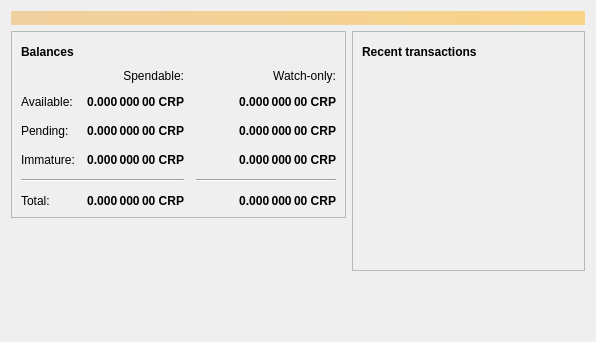
<?xml version="1.0" encoding="UTF-8"?>
<ui version="4.0">
 <class>OverviewPage</class>
 <widget class="QWidget" name="OverviewPage">
  <property name="geometry">
   <rect>
    <x>0</x>
    <y>0</y>
    <width>596</width>
    <height>342</height>
   </rect>
  </property>
  <property name="windowTitle">
   <string>Form</string>
  </property>
  <layout class="QVBoxLayout" name="topLayout">
   <item>
    <widget class="QLabel" name="labelAlerts">
     <property name="visible">
      <bool>false</bool>
     </property>
     <property name="styleSheet">
      <string notr="true">QLabel { background-color: qlineargradient(x1: 0, y1: 0, x2: 1, y2: 0, stop:0 #F0D0A0, stop:1 #F8D488); color:#000000; }</string>
     </property>
     <property name="wordWrap">
      <bool>true</bool>
     </property>
     <property name="margin">
      <number>3</number>
     </property>
     <property name="textInteractionFlags">
      <set>Qt::TextSelectableByMouse</set>
     </property>
    </widget>
   </item>
   <item>
    <layout class="QHBoxLayout" name="horizontalLayout" stretch="1,1">
     <item>
      <layout class="QVBoxLayout" name="verticalLayout_2">
       <item>
        <widget class="QFrame" name="frame">
         <property name="frameShape">
          <enum>QFrame::StyledPanel</enum>
         </property>
         <property name="frameShadow">
          <enum>QFrame::Raised</enum>
         </property>
         <layout class="QVBoxLayout" name="verticalLayout_4">
          <item>
           <layout class="QHBoxLayout" name="horizontalLayout_4">
            <item>
             <widget class="QLabel" name="label_5">
              <property name="font">
               <font>
                <weight>75</weight>
                <bold>true</bold>
               </font>
              </property>
              <property name="text">
               <string>Balances</string>
              </property>
             </widget>
            </item>
            <item>
             <widget class="QPushButton" name="labelWalletStatus">
              <property name="enabled">
               <bool>true</bool>
              </property>
              <property name="maximumSize">
               <size>
                <width>30</width>
                <height>16777215</height>
               </size>
              </property>
              <property name="toolTip">
               <string>The displayed information may be out of date. Your wallet automatically synchronizes with the Boxycoin network after a connection is established, but this process has not completed yet.</string>
              </property>
              <property name="text">
               <string/>
              </property>
              <property name="icon">
               <iconset resource="../bitcoin.qrc">
                <normaloff>:/icons/warning</normaloff>
                <disabledoff>:/icons/warning</disabledoff>:/icons/warning</iconset>
              </property>
              <property name="iconSize">
               <size>
                <width>24</width>
                <height>24</height>
               </size>
              </property>
              <property name="flat">
               <bool>true</bool>
              </property>
             </widget>
            </item>
            <item>
             <spacer name="horizontalSpacer_3">
              <property name="orientation">
               <enum>Qt::Horizontal</enum>
              </property>
              <property name="sizeHint" stdset="0">
               <size>
                <width>40</width>
                <height>20</height>
               </size>
              </property>
             </spacer>
            </item>
           </layout>
          </item>
          <item>
           <layout class="QGridLayout" name="gridLayout">
            <property name="spacing">
             <number>12</number>
            </property>
            <item row="2" column="2">
             <widget class="QLabel" name="labelWatchPending">
              <property name="font">
               <font>
                <weight>75</weight>
                <bold>true</bold>
               </font>
              </property>
              <property name="cursor">
               <cursorShape>IBeamCursor</cursorShape>
              </property>
              <property name="toolTip">
               <string>Unconfirmed transactions to watch-only addresses</string>
              </property>
              <property name="text">
               <string notr="true">0.000 000 00 CRP</string>
              </property>
              <property name="alignment">
               <set>Qt::AlignRight|Qt::AlignTrailing|Qt::AlignVCenter</set>
              </property>
              <property name="textInteractionFlags">
               <set>Qt::LinksAccessibleByMouse|Qt::TextSelectableByKeyboard|Qt::TextSelectableByMouse</set>
              </property>
             </widget>
            </item>
            <item row="2" column="1">
             <widget class="QLabel" name="labelUnconfirmed">
              <property name="font">
               <font>
                <weight>75</weight>
                <bold>true</bold>
               </font>
              </property>
              <property name="cursor">
               <cursorShape>IBeamCursor</cursorShape>
              </property>
              <property name="toolTip">
               <string>Total of transactions that have yet to be confirmed, and do not yet count toward the spendable balance</string>
              </property>
              <property name="text">
               <string notr="true">0.000 000 00 CRP</string>
              </property>
              <property name="alignment">
               <set>Qt::AlignRight|Qt::AlignTrailing|Qt::AlignVCenter</set>
              </property>
              <property name="textInteractionFlags">
               <set>Qt::LinksAccessibleByMouse|Qt::TextSelectableByKeyboard|Qt::TextSelectableByMouse</set>
              </property>
             </widget>
            </item>
            <item row="3" column="2">
             <widget class="QLabel" name="labelWatchImmature">
              <property name="font">
               <font>
                <weight>75</weight>
                <bold>true</bold>
               </font>
              </property>
              <property name="cursor">
               <cursorShape>IBeamCursor</cursorShape>
              </property>
              <property name="toolTip">
               <string>Mined balance in watch-only addresses that has not yet matured</string>
              </property>
              <property name="text">
               <string notr="true">0.000 000 00 CRP</string>
              </property>
              <property name="alignment">
               <set>Qt::AlignRight|Qt::AlignTrailing|Qt::AlignVCenter</set>
              </property>
              <property name="textInteractionFlags">
               <set>Qt::LinksAccessibleByMouse|Qt::TextSelectableByKeyboard|Qt::TextSelectableByMouse</set>
              </property>
             </widget>
            </item>
            <item row="4" column="0" colspan="2">
             <widget class="Line" name="line">
              <property name="orientation">
               <enum>Qt::Horizontal</enum>
              </property>
             </widget>
            </item>
            <item row="4" column="2">
             <widget class="Line" name="lineWatchBalance">
              <property name="sizePolicy">
               <sizepolicy hsizetype="Preferred" vsizetype="Fixed">
                <horstretch>0</horstretch>
                <verstretch>0</verstretch>
               </sizepolicy>
              </property>
              <property name="minimumSize">
               <size>
                <width>140</width>
                <height>0</height>
               </size>
              </property>
              <property name="orientation">
               <enum>Qt::Horizontal</enum>
              </property>
             </widget>
            </item>
            <item row="5" column="0">
             <widget class="QLabel" name="labelTotalText">
              <property name="text">
               <string>Total:</string>
              </property>
             </widget>
            </item>
            <item row="3" column="1">
             <widget class="QLabel" name="labelImmature">
              <property name="font">
               <font>
                <weight>75</weight>
                <bold>true</bold>
               </font>
              </property>
              <property name="cursor">
               <cursorShape>IBeamCursor</cursorShape>
              </property>
              <property name="toolTip">
               <string>Mined balance that has not yet matured</string>
              </property>
              <property name="text">
               <string notr="true">0.000 000 00 CRP</string>
              </property>
              <property name="alignment">
               <set>Qt::AlignRight|Qt::AlignTrailing|Qt::AlignVCenter</set>
              </property>
              <property name="textInteractionFlags">
               <set>Qt::LinksAccessibleByMouse|Qt::TextSelectableByKeyboard|Qt::TextSelectableByMouse</set>
              </property>
             </widget>
            </item>
            <item row="2" column="3">
             <spacer name="horizontalSpacer_2">
              <property name="orientation">
               <enum>Qt::Horizontal</enum>
              </property>
              <property name="sizeHint" stdset="0">
               <size>
                <width>40</width>
                <height>20</height>
               </size>
              </property>
             </spacer>
            </item>
            <item row="3" column="0">
             <widget class="QLabel" name="labelImmatureText">
              <property name="text">
               <string>Immature:</string>
              </property>
             </widget>
            </item>
            <item row="5" column="1">
             <widget class="QLabel" name="labelTotal">
              <property name="font">
               <font>
                <weight>75</weight>
                <bold>true</bold>
               </font>
              </property>
              <property name="cursor">
               <cursorShape>IBeamCursor</cursorShape>
              </property>
              <property name="toolTip">
               <string>Your current total balance</string>
              </property>
              <property name="text">
               <string notr="true">0.000 000 00 CRP</string>
              </property>
              <property name="alignment">
               <set>Qt::AlignRight|Qt::AlignTrailing|Qt::AlignVCenter</set>
              </property>
              <property name="textInteractionFlags">
               <set>Qt::LinksAccessibleByMouse|Qt::TextSelectableByKeyboard|Qt::TextSelectableByMouse</set>
              </property>
             </widget>
            </item>
            <item row="5" column="2">
             <widget class="QLabel" name="labelWatchTotal">
              <property name="font">
               <font>
                <weight>75</weight>
                <bold>true</bold>
               </font>
              </property>
              <property name="cursor">
               <cursorShape>IBeamCursor</cursorShape>
              </property>
              <property name="toolTip">
               <string>Current total balance in watch-only addresses</string>
              </property>
              <property name="text">
               <string notr="true">0.000 000 00 CRP</string>
              </property>
              <property name="alignment">
               <set>Qt::AlignRight|Qt::AlignTrailing|Qt::AlignVCenter</set>
              </property>
              <property name="textInteractionFlags">
               <set>Qt::LinksAccessibleByMouse|Qt::TextSelectableByKeyboard|Qt::TextSelectableByMouse</set>
              </property>
             </widget>
            </item>
            <item row="0" column="2">
             <widget class="QLabel" name="labelWatchonly">
              <property name="text">
               <string>Watch-only:</string>
              </property>
              <property name="alignment">
               <set>Qt::AlignRight|Qt::AlignTrailing|Qt::AlignVCenter</set>
              </property>
             </widget>
            </item>
            <item row="1" column="0">
             <widget class="QLabel" name="labelBalanceText">
              <property name="text">
               <string>Available:</string>
              </property>
             </widget>
            </item>
            <item row="1" column="1">
             <widget class="QLabel" name="labelBalance">
              <property name="font">
               <font>
                <weight>75</weight>
                <bold>true</bold>
               </font>
              </property>
              <property name="cursor">
               <cursorShape>IBeamCursor</cursorShape>
              </property>
              <property name="toolTip">
               <string>Your current spendable balance</string>
              </property>
              <property name="text">
               <string notr="true">0.000 000 00 CRP</string>
              </property>
              <property name="alignment">
               <set>Qt::AlignRight|Qt::AlignTrailing|Qt::AlignVCenter</set>
              </property>
              <property name="textInteractionFlags">
               <set>Qt::LinksAccessibleByMouse|Qt::TextSelectableByKeyboard|Qt::TextSelectableByMouse</set>
              </property>
             </widget>
            </item>
            <item row="1" column="2">
             <widget class="QLabel" name="labelWatchAvailable">
              <property name="font">
               <font>
                <weight>75</weight>
                <bold>true</bold>
               </font>
              </property>
              <property name="cursor">
               <cursorShape>IBeamCursor</cursorShape>
              </property>
              <property name="toolTip">
               <string>Your current balance in watch-only addresses</string>
              </property>
              <property name="text">
               <string notr="true">0.000 000 00 CRP</string>
              </property>
              <property name="alignment">
               <set>Qt::AlignRight|Qt::AlignTrailing|Qt::AlignVCenter</set>
              </property>
              <property name="textInteractionFlags">
               <set>Qt::LinksAccessibleByMouse|Qt::TextSelectableByKeyboard|Qt::TextSelectableByMouse</set>
              </property>
             </widget>
            </item>
            <item row="2" column="0">
             <widget class="QLabel" name="labelPendingText">
              <property name="text">
               <string>Pending:</string>
              </property>
             </widget>
            </item>
            <item row="0" column="1">
             <widget class="QLabel" name="labelSpendable">
              <property name="text">
               <string>Spendable:</string>
              </property>
              <property name="alignment">
               <set>Qt::AlignRight|Qt::AlignTrailing|Qt::AlignVCenter</set>
              </property>
             </widget>
            </item>
           </layout>
          </item>
         </layout>
        </widget>
       </item>
       <item>
        <spacer name="verticalSpacer">
         <property name="orientation">
          <enum>Qt::Vertical</enum>
         </property>
         <property name="sizeHint" stdset="0">
          <size>
           <width>20</width>
           <height>40</height>
          </size>
         </property>
        </spacer>
       </item>
      </layout>
     </item>
     <item>
      <layout class="QVBoxLayout" name="verticalLayout_3">
       <item>
        <widget class="QFrame" name="frame_2">
         <property name="frameShape">
          <enum>QFrame::StyledPanel</enum>
         </property>
         <property name="frameShadow">
          <enum>QFrame::Raised</enum>
         </property>
         <layout class="QVBoxLayout" name="verticalLayout">
          <item>
           <layout class="QHBoxLayout" name="horizontalLayout_2">
            <item>
             <widget class="QLabel" name="label_4">
              <property name="font">
               <font>
                <weight>75</weight>
                <bold>true</bold>
               </font>
              </property>
              <property name="text">
               <string>Recent transactions</string>
              </property>
             </widget>
            </item>
            <item>
             <widget class="QPushButton" name="labelTransactionsStatus">
              <property name="enabled">
               <bool>true</bool>
              </property>
              <property name="maximumSize">
               <size>
                <width>30</width>
                <height>16777215</height>
               </size>
              </property>
              <property name="toolTip">
               <string>The displayed information may be out of date. Your wallet automatically synchronizes with the Boxycoin network after a connection is established, but this process has not completed yet.</string>
              </property>
              <property name="text">
               <string/>
              </property>
              <property name="icon">
               <iconset resource="../bitcoin.qrc">
                <normaloff>:/icons/warning</normaloff>
                <disabledoff>:/icons/warning</disabledoff>:/icons/warning</iconset>
              </property>
              <property name="iconSize">
               <size>
                <width>24</width>
                <height>24</height>
               </size>
              </property>
              <property name="flat">
               <bool>true</bool>
              </property>
             </widget>
            </item>
            <item>
             <spacer name="horizontalSpacer">
              <property name="orientation">
               <enum>Qt::Horizontal</enum>
              </property>
              <property name="sizeHint" stdset="0">
               <size>
                <width>40</width>
                <height>20</height>
               </size>
              </property>
             </spacer>
            </item>
           </layout>
          </item>
          <item>
           <widget class="QListView" name="listTransactions">
            <property name="styleSheet">
             <string notr="true">QListView { background: transparent; }</string>
            </property>
            <property name="frameShape">
             <enum>QFrame::NoFrame</enum>
            </property>
            <property name="verticalScrollBarPolicy">
             <enum>Qt::ScrollBarAlwaysOff</enum>
            </property>
            <property name="horizontalScrollBarPolicy">
             <enum>Qt::ScrollBarAlwaysOff</enum>
            </property>
            <property name="selectionMode">
             <enum>QAbstractItemView::NoSelection</enum>
            </property>
           </widget>
          </item>
         </layout>
        </widget>
       </item>
       <item>
        <spacer name="verticalSpacer_2">
         <property name="orientation">
          <enum>Qt::Vertical</enum>
         </property>
         <property name="sizeHint" stdset="0">
          <size>
           <width>20</width>
           <height>40</height>
          </size>
         </property>
        </spacer>
       </item>
      </layout>
     </item>
    </layout>
   </item>
  </layout>
 </widget>
 <resources/>
 <connections/>
</ui>
